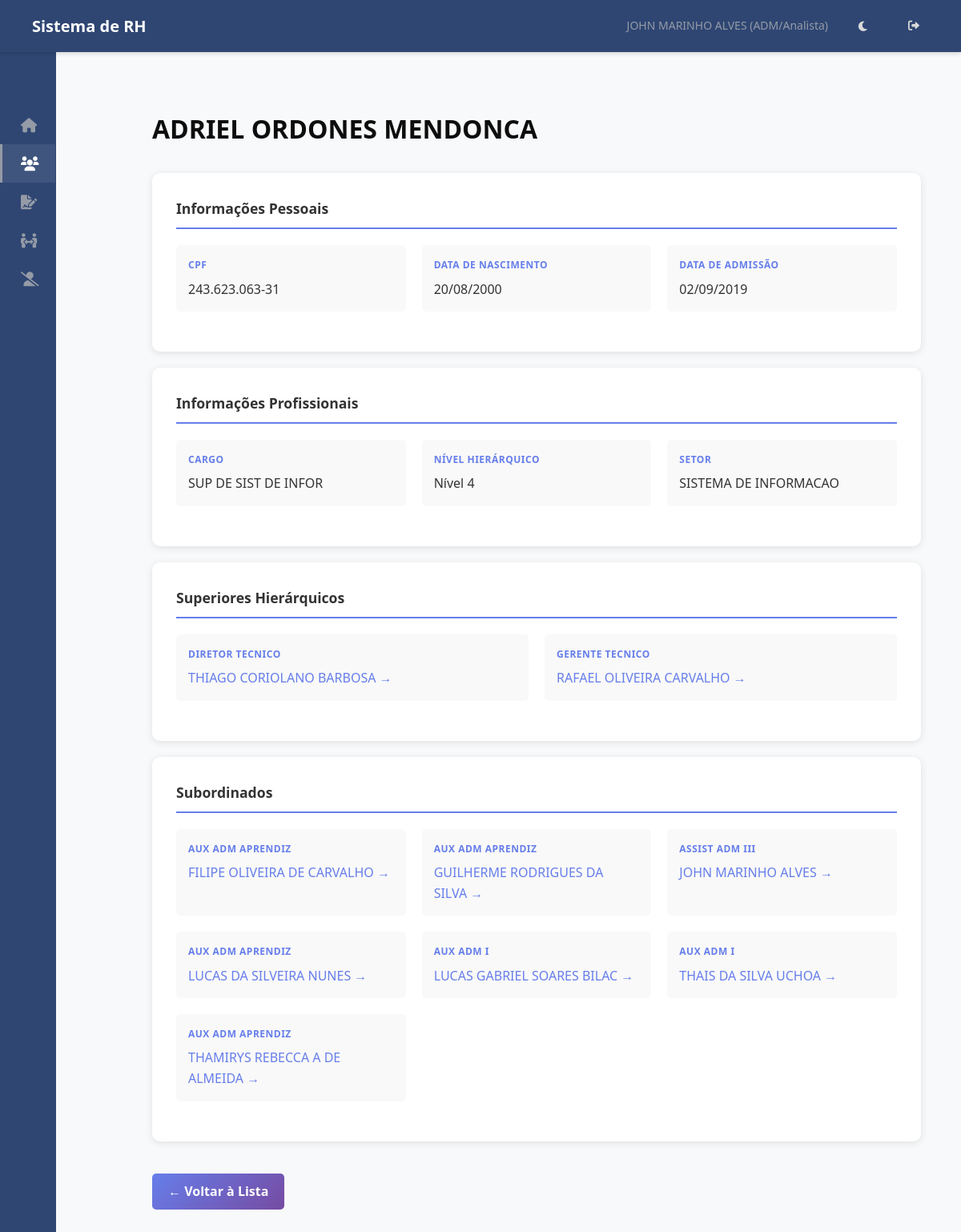
Page /funcionarios/3429/ (signed in) on the earlier database version.
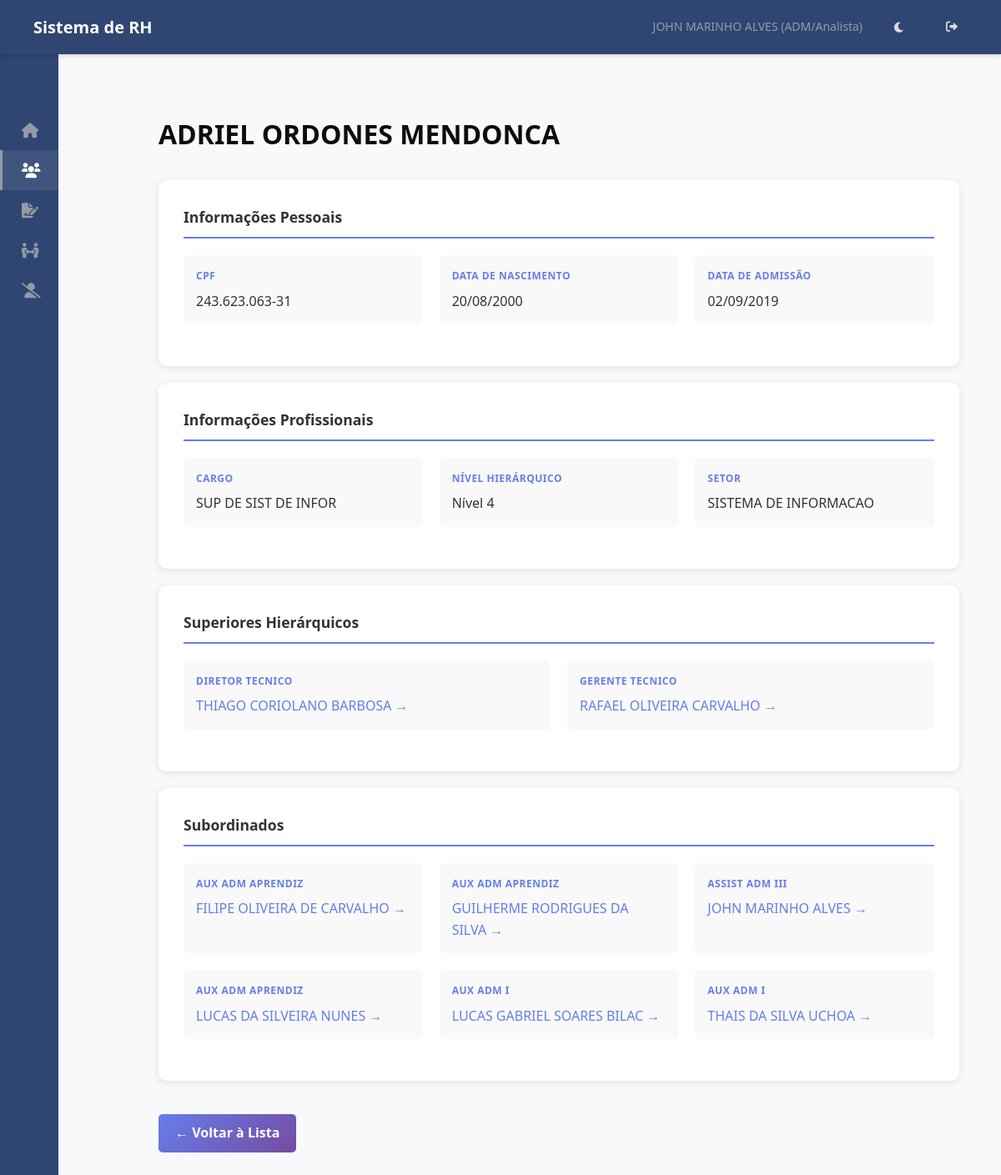
Same page on the later database version.
### hierarquia/models.py (models this page shows, shortened)
class Funcionario(models.Model):
    usuario = models.OneToOneField(User, on_delete=models.SET_NULL, null=True, blank=True, related_name='funcionario')
    nome = models.CharField(max_length=255)
    data_nascimento = models.DateField(blank=True, null=True)
    cpf = models.CharField(max_length=14, unique=True, validators=[cpf_validator])
    data_admissao = models.DateField()
    cargo = models.ForeignKey(Cargo, on_delete=models.PROTECT, related_name='funcionarios')
    setor_primario = models.ForeignKey(
        Setor,
        on_delete=models.PROTECT, # Protege contra exclusão de setor com funcionários
        related_name='funcionarios_primarios', # Nome para acesso reverso
        verbose_name='Setor Principal',
        null=True, # TEMPORARIAMENTE True para facilitar migração inicial, depois pode ser False
        blank=True # TEMPORARIAMENTE True
    )
    setores_responsaveis = models.ManyToManyField(
        Setor,
        related_name='responsaveis', # Permite Setor.responsaveis.all()
        blank=True, # Muitos funcionários não serão responsáveis por nenhum setor
        verbose_name='Setores Responsáveis'
    )
    centro_servico = models.ForeignKey(CentroServico, on_delete=models.SET_NULL, null=True, blank=True, related_name='funcionarios')
    ativo = models.BooleanField(default=True)
    criado_em = models.DateTimeField(auto_now_add=True)
    atualizado_em = models.DateTimeField(auto_now=True)
    class Meta:
        ordering = ['nome']
        verbose_name = 'Funcionário'
        verbose_name_plural = 'Funcionários'
    def obter_superiores(self):
        if not self.setor_primario:
            return Funcionario.objects.filter(cargo__nivel=1, ativo=True).exclude(pk=self.pk).distinct().order_by('cargo__nivel')
        condicao_mesmo_setor = Q(
            setor_primario=self.setor_primario,
            cargo__nivel__lt=self.cargo.nivel,
            ativo=True
        )
        condicao_responsavel = Q(
            setores_responsaveis=self.setor_primario, # Verifica se o setor_primario DESTE func está na lista M2M do OUTRO
            cargo__nivel__lt=self.cargo.nivel,
            ativo=True
        )
        condicao_diretor = Q(
            cargo__nivel=1,
            ativo=True
        )
        superiores = Funcionario.objects.filter(
            condicao_mesmo_setor | condicao_responsavel | condicao_diretor
        ).exclude(pk=self.pk).distinct().order_by('cargo__nivel')
        return superiores
    def obter_subordinados(self, incluir_responsaveis=True):
        subordinados = Funcionario.objects.none() # QuerySet vazio inicial
        if self.setor_primario:
            subordinados_primario = Funcionario.objects.filter(
                setor_primario=self.setor_primario,
                cargo__nivel__gt=self.cargo.nivel,
                ativo=True
            )
            subordinados = subordinados | subordinados_primario
        if self.centro_servico:
             subordinados = subordinados.filter(centro_servico=self.centro_servico)
        return subordinados.distinct().order_by('setor_primario__nome', 'cargo__nivel', 'nome')

class Cargo(models.Model):
    NIVEL_CHOICES = [
        (1, 'Diretor'),
        (2, 'Gestor'),
        (3, 'Coordenador'),
        (4, 'Supervisor'),
        (5, 'ADM/Analista'), # E outros níveis operacionais
    ]
    nome = models.CharField(max_length=255, unique=True)
    nivel = models.IntegerField(choices=NIVEL_CHOICES)
    descricao = models.TextField(blank=True, null=True)
    criado_em = models.DateTimeField(auto_now_add=True)
    atualizado_em = models.DateTimeField(auto_now=True)
    class Meta:
        ordering = ['nivel', 'nome']
        verbose_name = 'Cargo'
        verbose_name_plural = 'Cargos'

### hierarquia/views.py (the view)
# urls.py: path('funcionarios/<int:funcionario_id>/', views.detalhar_funcionario, name='detalhar_funcionario'),
@login_required(login_url='login')
def detalhar_funcionario(request, funcionario_id):
    try:
        funcionario_logado = request.user.funcionario
    except Funcionario.DoesNotExist:
        return render(request, 'hierarquia/sem_acesso.html')
    funcionario = get_object_or_404(Funcionario, id=funcionario_id)
    permitido = False
    if funcionario_logado.cargo.nivel == 1: # Diretor vê tudo
        permitido = True
    elif funcionario.setor_primario: # Se o funcionário visualizado tem setor primário...
        if funcionario_logado.setor_primario == funcionario.setor_primario: # ...e é o mesmo do logado
             permitido = True
        elif funcionario_logado.setores_responsaveis.filter(pk=funcionario.setor_primario.pk).exists(): # ...ou o logado é responsável por ele
             permitido = True
    elif funcionario == funcionario_logado: # Permite ver a si mesmo
        permitido = True
    if not permitido:
        return render(request, 'hierarquia/sem_permissao.html', {'mensagem': f'Você não tem permissão para ver detalhes de {funcionario.nome}.'})
    context = {
        'funcionario_logado': funcionario_logado,
        'funcionario': funcionario,
        'superiores': funcionario.obter_superiores(),
        'subordinados': funcionario.obter_subordinados(incluir_responsaveis=True),
    }
    return render(request, 'hierarquia/detalhar_funcionario.html', context)

### hierarquia/templatetags/rh_tags.py (called while the page is built)
@register.simple_tag
def is_rh_or_dp(funcionario):
    if funcionario and funcionario.setor_primario:
        if funcionario.setor_primario.nome.upper() in (s.upper() for s in RH_DP_SETORES):
            return True
    return False

### templates/hierarquia/detalhar_funcionario.html (shortened to what this page needs)
{% extends 'base.html' %}
{% load static %}
{% block extra_css %}
    <link rel="stylesheet" href="{% static 'css/detalhar_funcionario.css' %}">
{% endblock extra_css %}
{% block content %}
<div class="container">
    <div class="header">
        <h2>{{ funcionario.nome }}</h2>
    </div>
    <div class="card">
        <h3>Informações Pessoais</h3>
        <div class="info-grid">
            <div class="info-item">
                <div class="info-label">CPF</div>
                <div class="info-value">{{ funcionario.cpf }}</div>
            </div>
            {% if funcionario.data_nascimento %}
            <div class="info-item">
                <div class="info-label">Data de Nascimento</div>
                <div class="info-value">{{ funcionario.data_nascimento|date:"d/m/Y" }}</div>
            </div>
            {% endif %}
            <div class="info-item">
                <div class="info-label">Data de Admissão</div>
                <div class="info-value">{{ funcionario.data_admissao|date:"d/m/Y" }}</div>
            </div>
        </div>
    </div>
    <div class="card">
        <h3>Informações Profissionais</h3>
        <div class="info-grid">
            <div class="info-item">
                <div class="info-label">Cargo</div>
                <div class="info-value">{{ funcionario.cargo.nome }}</div>
            </div>
            <div class="info-item">
                <div class="info-label">Nível Hierárquico</div>
                <div class="info-value">Nível {{ funcionario.cargo.nivel }}</div>
            </div>
            <div class="info-item">
                <div class="info-label">Setor</div>
                <div class="info-value">
                     {% if funcionario.setor_primario %}
                        {{ funcionario.setor_primario.nome }}
                    {% else %}
                        <span style="color: #999;">Nenhum</span>
                    {% endif %}
                </div>
            </div>
        </div>
    </div>
    <div class="card">
        <h3>Superiores Hierárquicos</h3>
        <div class="info-grid">
            {% for superior in superiores %}
            <div class="info-item">
                <div class="info-label">{{ superior.cargo.nome }}</div>
                <div class="info-value">
                    <a href="{% url 'detalhar_funcionario' superior.id %}">
                        {{ superior.nome }} →
                    </a>
                </div>
            </div>
            {% empty %}
            <div class="info-item empty-state" style="grid-column: 1 / -1;">
                <p>Nenhum superior hierárquico</p>
            </div>
            {% endfor %}
        </div>
    </div>
    <div class="card">
        <h3>Subordinados</h3>
        <div class="info-grid">
            {% for subordinado in subordinados %}
            <div class="info-item">
                <div class="info-label">{{ subordinado.cargo.nome }}</div>
                <div class="info-value">
                    <a href="{% url 'detalhar_funcionario' subordinado.id %}">
                        {{ subordinado.nome }} →
                    </a>
                </div>
            </div>
            {% empty %}
             <div class="info-item empty-state" style="grid-column: 1 / -1;">
                <p>Nenhum subordinado</p>
            </div>
            {% endfor %}
        </div>
    </div>
    <a href="{% url 'listar_setores_funcionarios' %}" class="btn">← Voltar à Lista</a>
</div>
{% endblock content %}

### templates/base.html (shortened to what the changed rows need)
{% load static %}
{% load rh_tags %}
<!DOCTYPE html>
<html lang="pt-BR">
<head>
    <link rel="stylesheet" href="{% static 'css/base.css' %}">
    <link rel="stylesheet" href="https://cdnjs.cloudflare.com/ajax/libs/font-awesome/6.0.0/css/all.min.css">
    {% block extra_css %}{% endblock extra_css %}
</head>
<body {% if request.COOKIES.theme == 'dark' %}class="dark-theme"{% endif %}>
    <nav class="navbar">
        <h1>Sistema de RH</h1>
        <div class="navbar-user">
            {% if user.is_authenticated %}
                {% with funcionario_logado=request.user.funcionario %}
                    <span>
                        {{ funcionario_logado.nome|default:user.username }}
                        {% if funcionario_logado.cargo %} ({{ funcionario_logado.cargo.get_nivel_display }}) {% endif %}
                    </span>
                {% endwith %}
            {% else %}
                <span>Visitante</span>
            {% endif %}
            <button id="theme-toggle" class="theme-toggle-btn" aria-label="Alternar tema">
            </button>
            {% if user.is_authenticated %}
                <a href="{% url 'logout' %}" title="Sair"><i class="fas fa-sign-out-alt"></i></a>
            {% else %}
                <a href="{% url 'login' %}" title="Entrar"><i class="fas fa-sign-in-alt"></i></a>
            {% endif %}
        </div>
    </nav>
    <div class="page-container">
        <main class="main-content" id="main-content">
            {% block content %}{% endblock content %}
        </main>
    </div>
</body>
</html>

Differences in the rows shown:
no longer on this page (row edited): Funcionario: cargo.nome "AUX ADM APRENDIZ", nome "THAMIRYS REBECCA A DE ALMEIDA", shown under "Subordinados"
